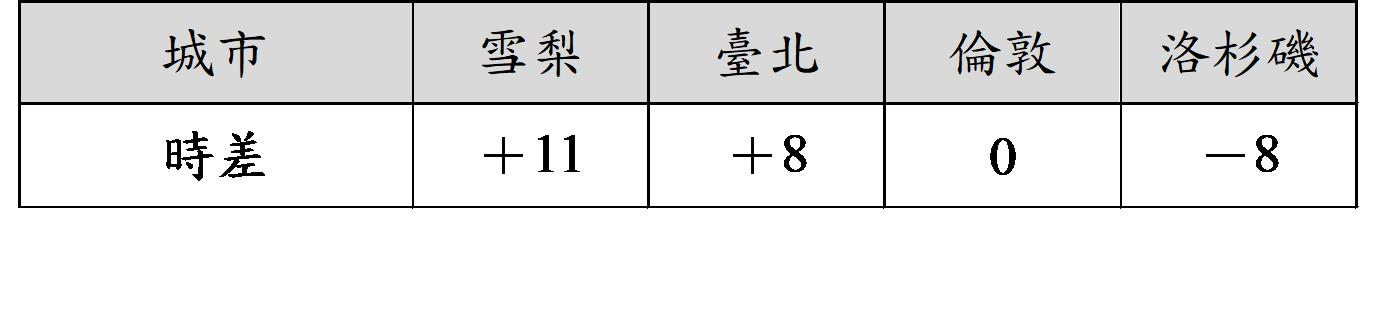
#> input picture data/fixtures/assets/g7-math-1501000035-time-zone-table.jpeg, 1373 x 326 px
$ python process-question-source.py --input ../data/fixtures/assets/g7-math-1501000035-time-zone-table.jpeg --output out.png
#> lines starting #> are read from the running program, lines starting #| are printed output that depends on the picture; after the words box and inside, x2 and y2 are one past the last pixel; in counts of white or black regions, pixels touching at a corner belong together
#!/usr/bin/env python3

import argparse
import contextlib
import hashlib
import json
import os
import re
import subprocess
import sys
import tempfile
import time
from pathlib import Path

os.environ.setdefault("PADDLE_PDX_MODEL_SOURCE", "BOS")

with contextlib.redirect_stdout(sys.stderr):
    import cv2
    import numpy
    import paddleocr
    from PIL import Image, ImageOps
    from paddleocr import DocPreprocessor, PaddleOCR


PROCESSOR_VERSION = "lerniqa-question-scan/v1"
DETECTION_MODEL = "PP-OCRv5_mobile_det"
RECOGNITION_MODEL = "PP-OCRv6_medium_rec"
UNWARPING_MODEL = "UVDoc"
MAX_PAGES = 20
MAX_PIXELS = 40_000_000


def parse_arguments() -> argparse.Namespace:
    """Parse bounded file paths and optional normalized page corners.

    Returns:
        Validated command-line arguments.
    """
    parser = argparse.ArgumentParser()
    parser.add_argument("--input", type=Path, required=True)
    parser.add_argument("--output", type=Path, required=True)
    parser.add_argument("--corners", type=Path)
    parser.add_argument("--dewarp", action="store_true")
    return parser.parse_args()


def sha256(path: Path) -> str:
    """Calculate a file SHA-256 without loading it twice.

    Args:
        path: File to digest.

    Returns:
        Lowercase hexadecimal digest.
    """
    digest = hashlib.sha256()
    with path.open("rb") as stream:
        for chunk in iter(lambda: stream.read(1024 * 1024), b""):
            digest.update(chunk)
    return digest.hexdigest()


# [20 lines left out: function pdf_page_count, not called in this run]


def load_source_pages(source: Path, temporary: Path) -> list[tuple[int, numpy.ndarray]]:
    """Decode an image or render bounded PDF pages at 200 DPI.

    Args:
        source: Validated source object.
        temporary: Private temporary directory for PDF rendering.

    Returns:
        One-based page numbers and BGR pixels.

    Raises:
        RuntimeError: The source cannot be decoded safely.
    """
    if source.read_bytes()[:5] == b"%PDF-":
        count = pdf_page_count(source)
        prefix = temporary / "page"
        subprocess.run(
            ["pdftoppm", "-r", "200", "-png", str(source), str(prefix)],
            check=True,
            timeout=90,
        )
        pages = []
        for page in range(1, count + 1):
            rendered = temporary / f"page-{page}.png"
            image = cv2.imread(str(rendered), cv2.IMREAD_COLOR)
            if image is None:
                raise RuntimeError("PDF_PAGE_UNREADABLE")
            pages.append((page, image))
        return pages

    with Image.open(source) as opened:
        image = ImageOps.exif_transpose(opened).convert("RGB")
        if image.width * image.height > MAX_PIXELS:
            raise RuntimeError("IMAGE_PIXEL_LIMIT_EXCEEDED")
        rgb = numpy.asarray(image)
    return [(1, cv2.cvtColor(rgb, cv2.COLOR_RGB2BGR))]


def order_corners(points: numpy.ndarray) -> numpy.ndarray:
    """Return page corners in top-left, top-right, bottom-right, bottom-left order.

    Args:
        points: Four XY points.

    Returns:
        Ordered float32 points.
    """
    points = points.astype("float32")
    sums = points.sum(axis=1)
    differences = numpy.diff(points, axis=1).reshape(-1)
    return numpy.array([
        points[numpy.argmin(sums)],
        points[numpy.argmin(differences)],
        points[numpy.argmax(sums)],
        points[numpy.argmax(differences)],
    ], dtype="float32")


def manual_corners(value: object, width: int, height: int) -> numpy.ndarray | None:
    """Convert four normalized UI points to source pixels.

    Args:
        value: Untrusted JSON page corners.
        width: Source width.
        height: Source height.

    Returns:
        Ordered pixel corners, or None when no manual override exists.
    """
    if not isinstance(value, list) or len(value) != 4:
        return None
    points = []
    for point in value:
        if not isinstance(point, dict) or set(point) != {"x", "y"}:
            raise RuntimeError("INVALID_MANUAL_CORNERS")
        x = point.get("x")
        y = point.get("y")
        if not isinstance(x, (int, float)) or not isinstance(y, (int, float)) or not 0 <= x <= 1 or not 0 <= y <= 1:
            raise RuntimeError("INVALID_MANUAL_CORNERS")
        points.append([float(x) * (width - 1), float(y) * (height - 1)])
    ordered = order_corners(numpy.array(points, dtype="float32"))
    if abs(cv2.contourArea(ordered)) < width * height * 0.1:
        raise RuntimeError("MANUAL_CORNERS_TOO_SMALL")
    return ordered


def detect_page(image: numpy.ndarray) -> tuple[numpy.ndarray, float, list[str]]:
    """Detect the strongest document quadrilateral with a conservative fallback.

    Args:
        image: Full-resolution BGR image.

    Returns:
        Ordered corners, confidence and warnings.
    """
    height, width = image.shape[:2]
    scale = min(1.0, 1600 / max(width, height))
    preview = cv2.resize(image, None, fx=scale, fy=scale, interpolation=cv2.INTER_AREA)
    gray = cv2.cvtColor(preview, cv2.COLOR_BGR2GRAY)
    gray = cv2.GaussianBlur(gray, (5, 5), 0)
    edges = cv2.Canny(gray, 50, 150)
    edges = cv2.morphologyEx(edges, cv2.MORPH_CLOSE, numpy.ones((7, 7), numpy.uint8), iterations=2)
    contours, _ = cv2.findContours(edges, cv2.RETR_LIST, cv2.CHAIN_APPROX_SIMPLE)
    image_area = preview.shape[0] * preview.shape[1]
    best = None
    best_score = 0.0
    for contour in sorted(contours, key=cv2.contourArea, reverse=True)[:30]:
        perimeter = cv2.arcLength(contour, True)
        candidate = cv2.approxPolyDP(contour, 0.02 * perimeter, True)
        if len(candidate) != 4 or not cv2.isContourConvex(candidate):
            continue
        area_ratio = cv2.contourArea(candidate) / image_area
        if area_ratio < 0.2:
            continue
        points = order_corners(candidate.reshape(4, 2))
        edge_lengths = [numpy.linalg.norm(points[(index + 1) % 4] - points[index]) for index in range(4)]
        symmetry = min(edge_lengths[0], edge_lengths[2]) / max(edge_lengths[0], edge_lengths[2])
        symmetry *= min(edge_lengths[1], edge_lengths[3]) / max(edge_lengths[1], edge_lengths[3])
        score = area_ratio * 0.8 + symmetry * 0.2
        if score > best_score:
            best = points
            best_score = score
    if best is None:
        margin_x = width * 0.01
        margin_y = height * 0.01
        fallback = numpy.array([
            [margin_x, margin_y],
            [width - margin_x, margin_y],
            [width - margin_x, height - margin_y],
            [margin_x, height - margin_y],
        ], dtype="float32")
        return fallback, 0.0, ["未可靠偵測紙張四角，請人工調整。"]
    return best / scale, round(min(1.0, best_score), 4), []


def warp_page(image: numpy.ndarray, corners: numpy.ndarray) -> numpy.ndarray:
    """Map a planar page quadrilateral to its largest measured rectangle.

    Args:
        image: BGR source image.
        corners: Ordered page corners.

    Returns:
        Perspective-corrected BGR page.
    """
    top_left, top_right, bottom_right, bottom_left = corners
    width = int(max(numpy.linalg.norm(top_right - top_left), numpy.linalg.norm(bottom_right - bottom_left)))
    height = int(max(numpy.linalg.norm(bottom_left - top_left), numpy.linalg.norm(bottom_right - top_right)))
    width = max(64, min(width, 6000))
    height = max(64, min(height, 6000))
    destination = numpy.array([[0, 0], [width - 1, 0], [width - 1, height - 1], [0, height - 1]], dtype="float32")
    transform = cv2.getPerspectiveTransform(corners.astype("float32"), destination)
    return cv2.warpPerspective(image, transform, (width, height), flags=cv2.INTER_CUBIC, borderMode=cv2.BORDER_REPLICATE)


# [23 lines left out: function unwarp_page, not called in this run]


def correct_illumination(image: numpy.ndarray) -> numpy.ndarray:
    """Normalize slow background shading while preserving colored content.

    Args:
        image: BGR page.

    Returns:
        Conservative color scan.
    """
    lab = cv2.cvtColor(image, cv2.COLOR_BGR2LAB)
    luminance, channel_a, channel_b = cv2.split(lab)
    background = cv2.GaussianBlur(luminance, (0, 0), sigmaX=max(15, min(image.shape[:2]) / 30))
    normalized = cv2.divide(luminance, numpy.maximum(background, 1), scale=235)
    normalized = cv2.createCLAHE(clipLimit=1.5, tileGridSize=(8, 8)).apply(normalized)
    return cv2.cvtColor(cv2.merge([normalized, channel_a, channel_b]), cv2.COLOR_LAB2BGR)


def handwriting_mask(image: numpy.ndarray) -> numpy.ndarray:
    """Find high-saturation colored ink without guessing black pencil over print.

    Args:
        image: Corrected BGR page.

    Returns:
        Binary candidate mask for user review.
    """
    hsv = cv2.cvtColor(image, cv2.COLOR_BGR2HSV)
    saturation = hsv[:, :, 1]
    value = hsv[:, :, 2]
    mask = numpy.where((saturation > 80) & (value < 245), 255, 0).astype("uint8")
    return cv2.morphologyEx(mask, cv2.MORPH_OPEN, numpy.ones((2, 2), numpy.uint8))


def build_modes(image: numpy.ndarray) -> dict[str, numpy.ndarray]:
    """Create reversible color, grayscale, black-and-white and ink-cleaned previews.

    Args:
        image: Rectified BGR page.

    Returns:
        Named scan modes and a colored-ink mask.
    """
    color = correct_illumination(image)
    gray = cv2.cvtColor(color, cv2.COLOR_BGR2GRAY)
    black_white = cv2.adaptiveThreshold(gray, 255, cv2.ADAPTIVE_THRESH_GAUSSIAN_C, cv2.THRESH_BINARY, 41, 13)
    mask = handwriting_mask(color)
    removed = cv2.inpaint(color, mask, 3, cv2.INPAINT_TELEA) if numpy.any(mask) else color.copy()
    return {"color": color, "gray": gray, "bw": black_white, "handwriting-mask": mask, "handwriting-removed": removed}


# [61 lines left out: functions build_ocr_engine, recognize, not called in this run]


def write_image(path: Path, image: numpy.ndarray) -> dict[str, object]:
    """Write a lossless PNG and return stable file evidence.

    Args:
        path: Destination path.
        image: Image pixels.

    Returns:
        Relative-file metadata completed by the caller.
    """
    path.parent.mkdir(parents=True, exist_ok=True)
    if not cv2.imwrite(str(path), image, [cv2.IMWRITE_PNG_COMPRESSION, 6]):
        raise RuntimeError("OUTPUT_IMAGE_WRITE_FAILED")
    height, width = image.shape[:2]
    return {"file": path.name, "sha256": sha256(path), "byteSize": path.stat().st_size, "width": width, "height": height}


def run(args: argparse.Namespace) -> dict[str, object]:
    """Process every source page and emit a review-only manifest.

    Args:
        args: Validated command-line arguments.

    Returns:
        Processing manifest for the application boundary.
    """
    source = args.input.resolve(strict=True)
    output = args.output.resolve()
    output.mkdir(parents=True, exist_ok=True)
    corner_overrides = json.loads(args.corners.read_text("utf-8")) if args.corners else {}
    if not isinstance(corner_overrides, dict):
        raise RuntimeError("INVALID_MANUAL_CORNERS")
    model_root = Path.home() / ".paddlex" / "official_models"
    ocr_engine = None
    reports = []
    started = time.perf_counter()
    with tempfile.TemporaryDirectory(prefix="lerniqa-question-scan-") as temporary_name:
        pages = load_source_pages(source, Path(temporary_name))
#> in load_source_pages, opened is the input picture: PIL image 1373x326 RGB; mean R, G, B 230.9, 230.9, 230.9
        for page_number, page in pages:
            height, width = page.shape[:2]
            override = manual_corners(corner_overrides.get(str(page_number)), width, height)
            corners, confidence, warnings = detect_page(page) if override is None else (override, 1.0, [])
            warped = warp_page(page, corners)
            dewarped = False
            if args.dewarp:
                warped, dewarped = unwarp_page(warped, model_root)
                if not dewarped:
                    warnings.append("UVDoc 模型尚未安裝，這一頁只完成透視校正。")
            page_directory = output / f"page-{page_number}"
            modes = build_modes(warped)
            files = {name: write_image(page_directory / f"{name}.png", value) for name, value in modes.items()}
            if ocr_engine is None:
                ocr_engine = build_ocr_engine(model_root)
            lines = recognize(ocr_engine, page_directory / "color.png")
            if ocr_engine is None:
                warnings.append("OCR 模型尚未安裝，請先完成本機模型設定。")
            reports.append({
                "page": page_number,
                "source": {"width": width, "height": height},
                "corners": [{"x": round(float(x) / width, 6), "y": round(float(y) / height, 6)} for x, y in corners],
                "cornerConfidence": confidence,
                "dewarped": dewarped,
                "warnings": warnings,
                "files": files,
                "ocr": lines,
                "ocrText": "\n".join(line["text"] for line in lines),
            })
    return {
        "schemaVersion": 1,
        "processorVersion": PROCESSOR_VERSION,
        "sourceSha256": sha256(source),
        "durationMilliseconds": round((time.perf_counter() - started) * 1000),
        "pages": reports,
    }


def main() -> None:
    """Run the processor and write one JSON document to stdout."""
    try:
        report = run(parse_arguments())
#> in run, `pages = load_source_pages(source, Path(temporary_name))`: pages = 1 item
#> in detect_page, `edges = cv2.Canny(gray, 50, 150)`:
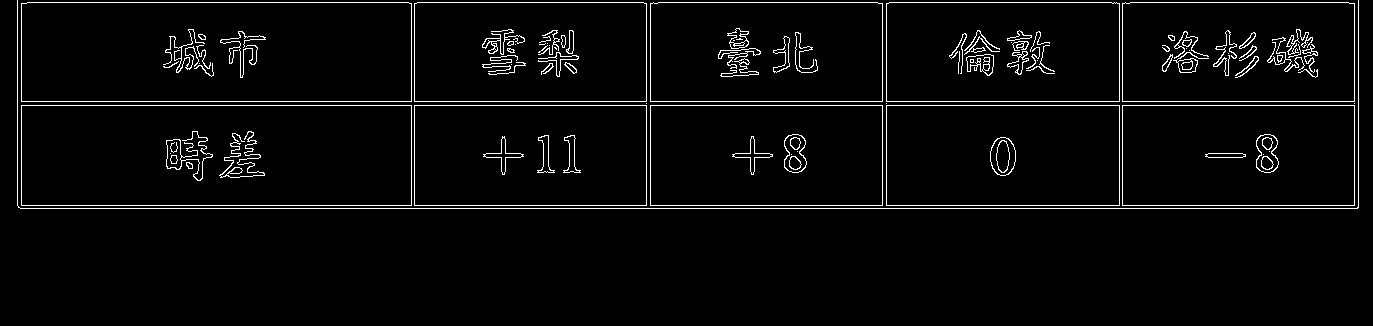
#> edges: shape (326, 1373); 3.5% white in thin lines or dots, all inside (x1, y1, x2, y2) = (17, 0, 1359, 209)
#> in detect_page, `edges = cv2.morphologyEx(edges, cv2.MORPH_CLOSE, numpy.ones((7, 7), nu..`:
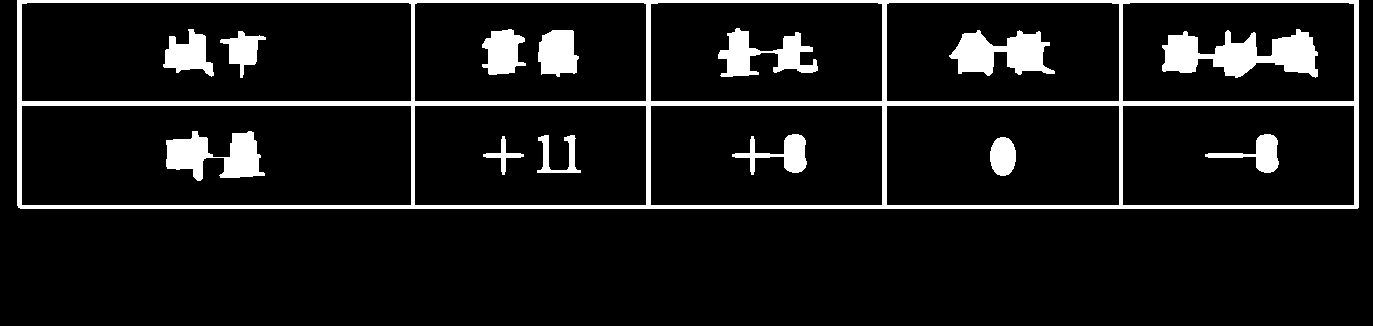
#> edges: shape (326, 1373); 9.6% white; 14 white regions
#> in detect_page, `contours, _ = cv2.findContours(edges, cv2.RETR_LIST, cv2.CHAIN_APPROX_..`: contours = 24 contours; largest, box (x1, y1, x2, y2) and area: (17, 0, 1359, 209) 278924, (21, 105, 412, 206) 38998, (21, 2, 412, 102) 38600, (886, 105, 1120, 206) 23298, (1122, 105, 1355, 206) 23198
#> the loop in detect_page, `for contour in sorted(contours, key=cv2.contourArea, reverse=True)[:30]:` made 24 passes
#> perimeter on passes 12 to 19: 547.6, 365.2, 378.2, 434.1, 164.3, 186.2, 203.6, 275.7
#> after the loop in detect_page, `for contour in sorted(contours, key=cv2.contourArea, reverse=True)[:30]:`: best_score = 0.695
#> in run, `corners, confidence, warnings = detect_page(page) if override is None ..`: corners = [[17, 0], [1358, 0], [1358, 207], [20, 208]]; confidence = 0.695; warnings = []
#> in warp_page, `top_left, top_right, bottom_right, bottom_left = corners`: top_left = [17, 0]; top_right = [1358, 0]; bottom_right = [1358, 207]; bottom_left = [20, 208]
#> in warp_page, `width = int(max(numpy.linalg.norm(top_right - top_left), numpy.linalg...`: width = 1341
#> in warp_page, `height = int(max(numpy.linalg.norm(bottom_left - top_left), numpy.lina..`: height = 208
#> in warp_page, `destination = numpy.array([[0, 0], [width - 1, 0], [width - 1, height ..`: destination = [[0, 0], [1340, 0], [1340, 207], [0, 207]]
#> in warp_page, `transform = cv2.getPerspectiveTransform(corners.astype("float32"), des..`: transform = [[0.994, -0.0143, -16.9], [0, 0.993, 0], [-3.59e-06, -1.07e-05, 1]]
#> in warp_page, `return cv2.warpPerspective(image, transform, (width, height), flags=cv..`:
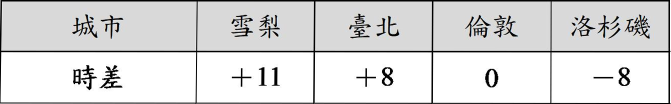
#> returned value: shape (208, 1341, 3) (shown at 1/2 size); mean of channels 0, 1, 2 216.7, 216.7, 216.7; drawn as B, G, R
#> in correct_illumination, `background = cv2.GaussianBlur(luminance, (0, 0), sigmaX=max(15, min(im..`:
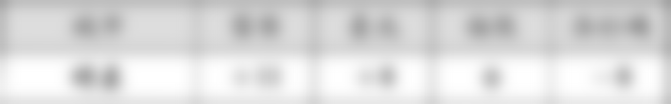
#> background: shape (208, 1341) (shown at 1/2 size); min 162, max 255, mean 219.4
#> in correct_illumination, `normalized = cv2.createCLAHE(clipLimit=1.5, tileGridSize=(8, 8)).apply..`:
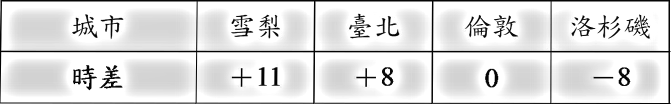
#> normalized: shape (208, 1341) (shown at 1/2 size); min 2, max 255, mean 221.8
#> in build_modes, `black_white = cv2.adaptiveThreshold(gray, 255, cv2.ADAPTIVE_THRESH_GAU..`:
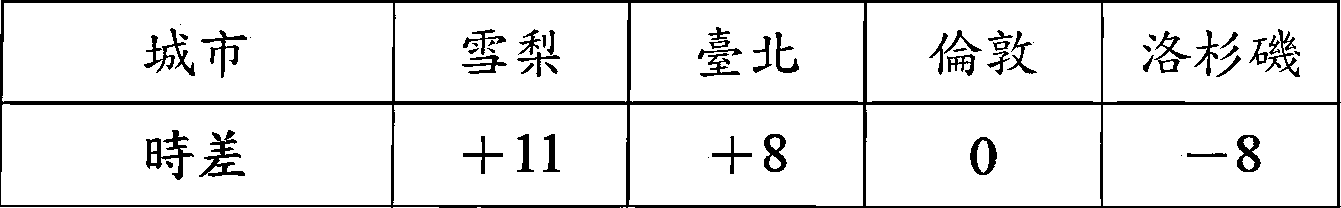
#> black_white: shape (208, 1341); 90.4% white; 58 black regions (8 under 20 px), largest, box (x1, y1, x2, y2) and area: (0, 0, 1341, 208) 15728, (146, 130, 194, 180) 763, (199, 130, 245, 177) 742
#> in handwriting_mask, `return cv2.morphologyEx(mask, cv2.MORPH_OPEN, numpy.ones((2, 2), numpy..`:
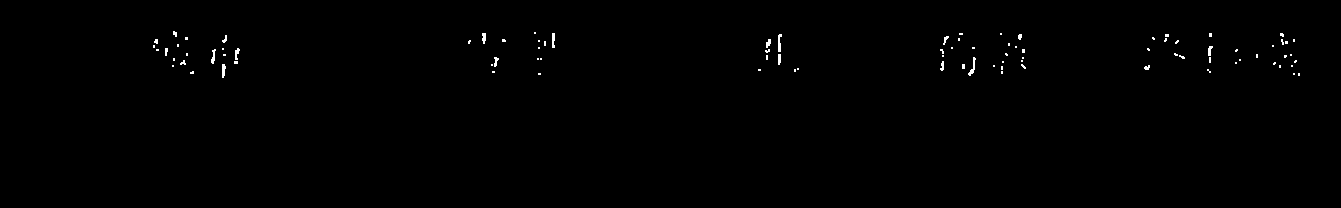
#> returned value: shape (208, 1341); 0.41% white in thin lines or dots, all inside (x1, y1, x2, y2) = (153, 31, 1300, 78)
#> in run, `modes = build_modes(warped)`: modes = 5 items
        json.dump(report, sys.stdout, ensure_ascii=False)
        sys.stdout.write("\n")
    except Exception as error:
        print(f"QUESTION_SOURCE_PROCESSING_FAILED:{type(error).__name__}:{error}", file=sys.stderr)
        raise


if __name__ == "__main__":
#> (the run stopped early here; a loop or call above may not have finished)

$ run again, on data/fixtures/assets/g7-math-1501004060-number-line.jpeg
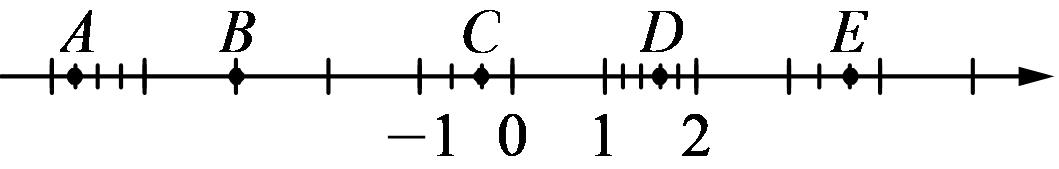
#> input picture data/fixtures/assets/g7-math-1501004060-number-line.jpeg, 1059 x 169 px
#> in load_source_pages, opened is the input picture: PIL image 1059x169 RGB; min 0, max 255, mean 238.1
#> pages = 1 item
#> in detect_page, `edges = cv2.morphologyEx(edges, cv2.MORPH_CLOSE, numpy.ones((7, 7), nu..`:
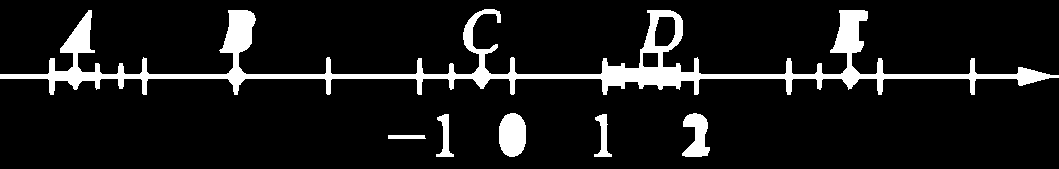
#> edges: shape (169, 1059); 9.5% white; 6 white regions
#> contours = 8 contours; box (x1, y1, x2, y2) and area: (0, 9, 1059, 95) 13396, (499, 113, 526, 157) 935, (682, 113, 710, 157) 692, (654, 16, 676, 47) 548, (594, 114, 612, 157) 282, (436, 114, 454, 157) 281, (642, 52, 659, 68) 236, (388, 135, 426, 139) 108
#> the loop in detect_page, `for contour in sorted(contours, key=cv2.contourArea, reverse=True)[:30]:` made 8 passes
#> perimeter on passes 2 to 7: 119.3, 149.5, 92.04, 122.6, 121.8, 59.07
#> after the loop in detect_page, `for contour in sorted(contours, key=cv2.contourArea, reverse=True)[:30]:`: best_score = 0
#> corners = [[10.59, 1.69], [1048.4, 1.69], [1048.4, 167.3], [10.59, 167.3]]; confidence = 0; warnings = ['未可靠偵測紙張四角，請人工調整。']
#> top_left = [10.59, 1.69]; top_right = [1048.4, 1.69]; bottom_right = [1048.4, 167.3]; bottom_left = [10.59, 167.3]
#> in warp_page, `width = int(max(numpy.linalg.norm(top_right - top_left), numpy.linalg...`: width = 1037
#> in warp_page, `height = int(max(numpy.linalg.norm(bottom_left - top_left), numpy.lina..`: height = 165
#> destination = [[0, 0], [1036, 0], [1036, 164], [0, 164]]
#> transform = [[0.998, 1.71e-18, -10.57], [0, 0.99, -1.67], [-2.61e-20, 2.77e-37, 1]]
#> lab: shape (165, 1037, 3); mean of channels 0, 1, 2 237.7, 128, 128
#> channel_a: shape (165, 1037); every value is 128
#> black_white: shape (165, 1037); 92.9% white; 14 black regions (3 under 20 px), largest, box (x1, y1, x2, y2) and area: (0, 55, 1037, 93) 7644, (208, 9, 245, 50) 612, (628, 9, 671, 50) 607
#> hsv: shape (165, 1037, 3); mean H, S, V 1.2, 0.1, 220.5
#> in handwriting_mask, `saturation = hsv[:, :, 1]`:
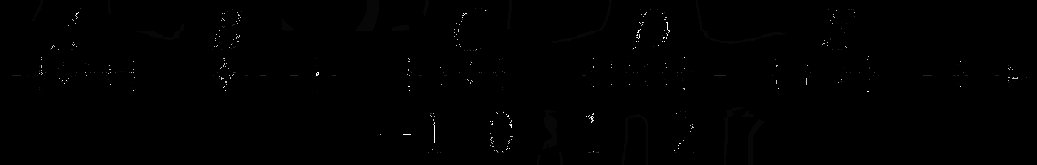
#> saturation: shape (165, 1037); min 0, max 36, mean 0.1; drawn with min black and max white
#> mask: shape (165, 1037); every value is 0
#> modes = 5 items
